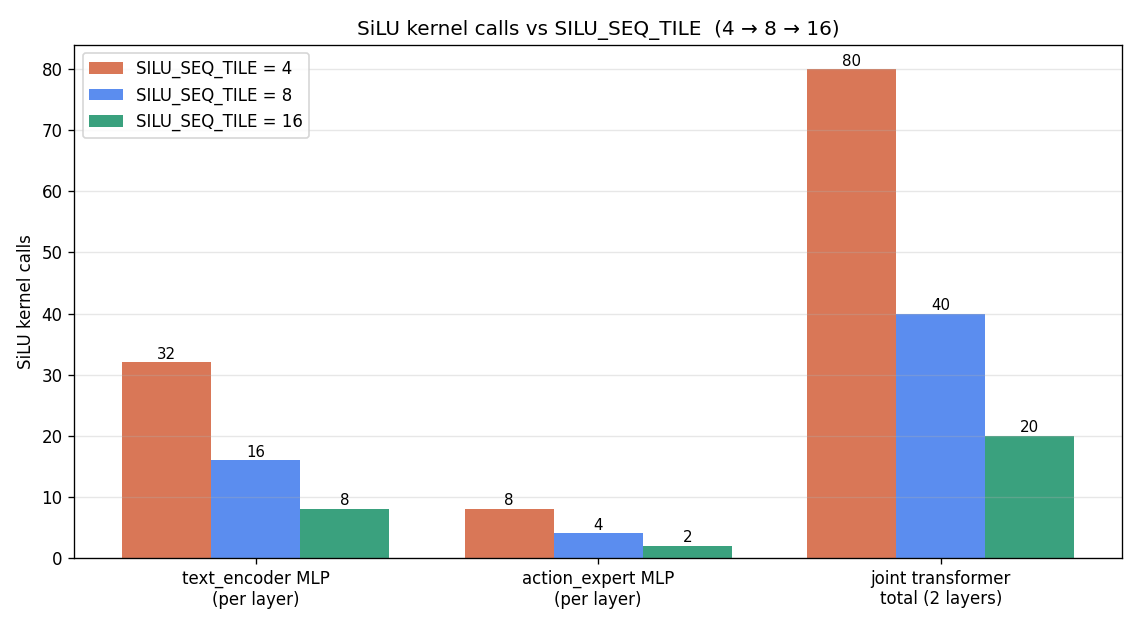

Reproduce this figure in Python.
"""Compare SiLU kernel call counts across SILU_SEQ_TILE = 4, 8, 16."""
import matplotlib.pyplot as plt
import numpy as np

TEXT_SEQ = 128
EXP_SEQ = 32
LLAMA_LAYERS = 2

tiles = [4, 8, 16]
sites = [
    ("text_encoder MLP\n(per layer)", lambda t: TEXT_SEQ // t),
    ("action_expert MLP\n(per layer)", lambda t: EXP_SEQ // t),
    ("joint transformer\ntotal (2 layers)",
        lambda t: LLAMA_LAYERS * (TEXT_SEQ // t + EXP_SEQ // t)),
]

values = {tile: [fn(tile) for _, fn in sites] for tile in tiles}

x = np.arange(len(sites))
w = 0.26
colors = {4: "#d97757", 8: "#5b8def", 16: "#3aa17e"}

fig, ax = plt.subplots(figsize=(9.5, 5.2))
for i, tile in enumerate(tiles):
    offset = (i - 1) * w
    bars = ax.bar(x + offset, values[tile], w,
                  label=f"SILU_SEQ_TILE = {tile}", color=colors[tile])
    for bar, val in zip(bars, values[tile]):
        ax.text(bar.get_x() + bar.get_width()/2, val + 0.6, str(val),
                ha="center", fontsize=9)

ax.set_xticks(x)
ax.set_xticklabels([s[0] for s in sites])
ax.set_ylabel("SiLU kernel calls")
ax.set_title("SiLU kernel calls vs SILU_SEQ_TILE  (4 → 8 → 16)")
ax.legend()
ax.grid(axis="y", alpha=0.3)
plt.tight_layout()

out = "/home/ck795/vla-to-npu/analysis/silu_tile_compare.png"
plt.savefig(out, dpi=120)
print("Wrote", out)
for tile in tiles:
    print(f"tile={tile:>2}: {dict(zip([s[0].replace(chr(10), ' ') for s in sites], values[tile]))}")
